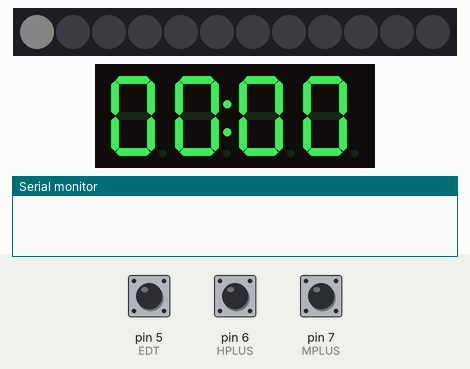
Recording of a sketch running on a simulated Arduino Uno, built with avr-gcc and run on an emulated ATmega328P. On the bench: 12 RGB LEDs in strip order, left to right, 4-digit seven-segment display, the last lines printed to the serial monitor. Inputs (shaded band) come from the test bench; at power-on: pin 5 (EDT) HIGH, pin 7 (MPLUS) HIGH, pin 6 (HPLUS) HIGH. Dim RGB values are drawn brighter than linear.

Above: at 1.7 s.
1.8 s: pin 5 (EDT) pulled LOW for 1.25 s
At 3.0 s:
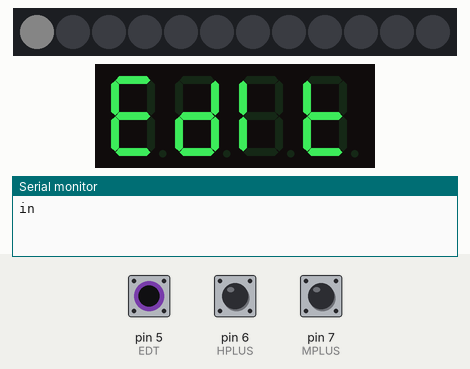
4.5 s: pin 5 (EDT) pulled LOW for 1.25 s
At 4.9 s:
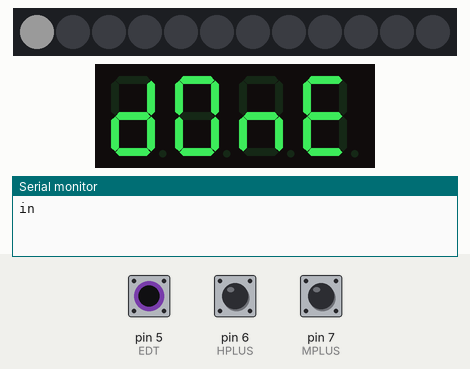
7.2 s: pin 7 (MPLUS) pulled LOW for 1.25 s
At 8.9 s:
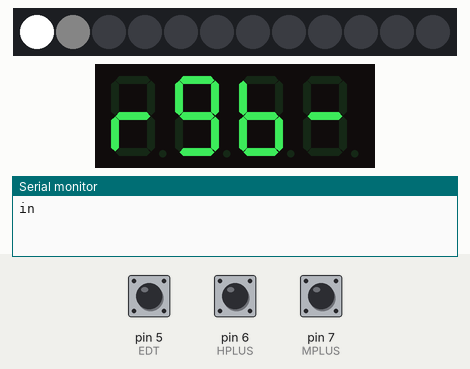
12.5 s: pin 6 (HPLUS) pulled LOW for 1.25 s
At 15.7 s:
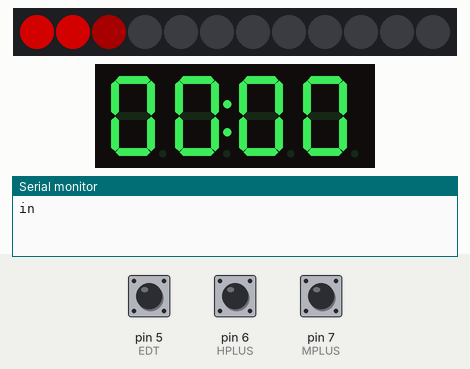
15.8 s: pin 7 (MPLUS) pulled LOW for 3.2 s
At 17.2 s:
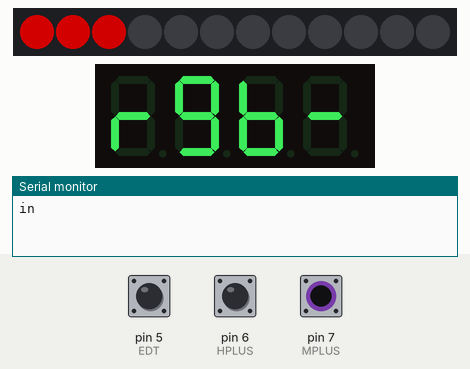
20.9 s: pin 6 (HPLUS) pulled LOW for 1.25 s
At 22.3 s:
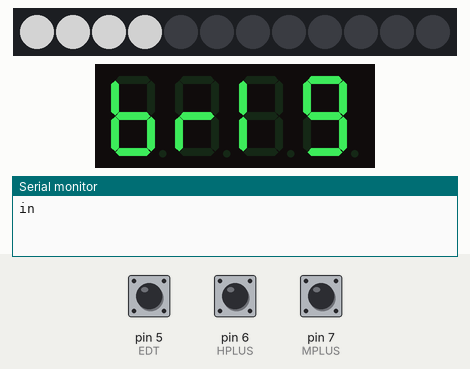
Timing chart, 0 to 23.9 s (numbered marks = the images above; inputs shaded):
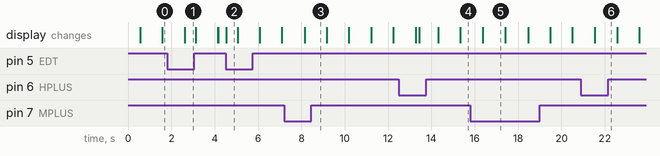

The sketch:

Clock_Default.ino
```cpp
#include <Adafruit_NeoPixel.h>
#include <Arduino.h>
#include <TM1637Display.h>


// Module connection pins (Digital Pins)
#define CLK 2
#define DIO 3
#define NPX 4
#define EDT 5
#define HPLUS 6
#define MPLUS 7

//Number of NeoPixels
#define PXNUM 12

Adafruit_NeoPixel pixels = Adafruit_NeoPixel(PXNUM, NPX, NEO_GRB + NEO_KHZ800);

//Colour On
int pxR = 1;
int pxG = 1;
int pxB = 1;
int rgbCombi = 1;

//Current RGB Brightness
int cR;
int cG;
int cB;
int stripColour;
int maxbrightpx;

//Tm brightness
int tm = 7;

//brightness value
double bright = 1;

TM1637Display display(CLK, DIO);
//int values
int H = 0;
int M = 0;
int S = 0;

//pinvalues
int edit;
int hPlus;
int mPlus;
int editFlag = false;

//display text
const uint8_t disEdit[] = {
  SEG_A | SEG_D | SEG_E | SEG_F | SEG_G,            // E
  SEG_B | SEG_C | SEG_D | SEG_E | SEG_G,            // d
  SEG_E | SEG_F,                                    // i
  SEG_D | SEG_E | SEG_F | SEG_G                     // t
};

const uint8_t disDone[] = {
  SEG_B | SEG_C | SEG_D | SEG_E | SEG_G,           // d
  SEG_A | SEG_B | SEG_C | SEG_D | SEG_E | SEG_F,   // O
  SEG_C | SEG_E | SEG_G,                           // n
  SEG_A | SEG_D | SEG_E | SEG_F | SEG_G            // E
};

const uint8_t tmRGB[] = {
  SEG_E | SEG_G, //R
  SEG_A | SEG_B | SEG_C | SEG_D | SEG_F | SEG_G, //G
  SEG_C | SEG_D | SEG_E | SEG_F | SEG_G, //B
  SEG_G //-
};

const uint8_t brig[] ={
  SEG_C | SEG_D | SEG_E | SEG_F | SEG_G, //B
  SEG_E | SEG_G, //R
  SEG_E | SEG_F,                                    // i
  SEG_A | SEG_B | SEG_C | SEG_D | SEG_F | SEG_G //G
};


void setup()
{

  //NeoPixel
  pixels.begin();

  //TM1637
  display.setBrightness(7);
  display.showNumberDecEx(8888, 0b01000000, true, 4, 0);
  delay(500);
  display.clear();

  //PushButton
  pinMode(EDT, INPUT_PULLUP);
  pinMode(HPLUS, INPUT_PULLUP);
  pinMode(MPLUS, INPUT_PULLUP);

  //Serial for testing
    Serial.begin(9600);
}

void loop()
{
  //Till next second
  int nextSec = 1000;


  //Change Time
  edit = digitalRead(EDT);
  if(edit == 0){
    Serial.print("in");
    editFlag = true;
    display.setSegments(disEdit,4,0);
    delay(500);
  }

  while(editFlag == true and edit == 1){
    display.clear();
    delay(5);
    showTime();
    delay(145);

    hPlus = digitalRead(HPLUS);
    mPlus = digitalRead(MPLUS);

    //h++
    if (hPlus == 0){
      if (H == 23){
        H = 0;
      } else {
        H++;
      }
      showTime();
    }

    //m++
    if (mPlus == 0){
      if (M == 59){
        M = 0;
      } else {
        M++;
      }
      showTime();
    }

    edit = digitalRead(EDT);
    if (edit == 0){
      editFlag = false;
      display.setSegments(disDone,4,0);
      delay(500);
    }
  }


  //Run Clock Display and Pixels
  //Set NeoPixel
  showPx();

  //Set TM1637
  showTime();

  //adjust brightness (HPLUS)
  hPlus = digitalRead(HPLUS);
    if (hPlus == 0){
    display.setSegments(brig,4,0);
    delay(150);
    nextSec -=150;
      if(bright == 1){
        bright = 0.5;
        showPx();
      } else {
        bright = 1;
      }
    }

   //adjst Colour
   mPlus = digitalRead(MPLUS);
   if (mPlus == 0){
    if (rgbCombi == 4){
      rgbCombi = 1;
    } else {
      rgbCombi++;
    }
    display.setSegments(tmRGB,4,0);
    delay(150);
    nextSec -=150;
    switch(rgbCombi){
      case 1:
        pxR = 1;
        pxG = 1;
        pxB = 1;
        break;
      case 2:
        pxR = 1;
        pxG = 0;
        pxB = 0;
        break;
      case 3:
        pxR = 0;
        pxG = 1;
        pxB = 0;
        break;
      case 4:
        pxR = 0;
        pxG = 0;
        pxB = 1;
        break;
    }
   }


  //Time++
  delay(nextSec);
  S++;

  if (S == 60){
    S = 0;
    M ++;
    if (M == 60) {
      M = 0;
      H ++;
      if (H == 24){
        H = 0;
      }
    }
  }
}

//Function to display itme on TM1637
void showTime() {
  int displayTime = H*100 + M;
  display.showNumberDecEx(displayTime, 0b01000000, true, 4, 0);
}

//Fnc to display pixels
void showPx() {

  maxbrightpx = floor(S/5);
  if(maxbrightpx != 0){
  pixels.fill(pixels.Color(255*pxR*bright,255*pxG*bright,255*pxB*bright), 0, maxbrightpx);
  } else {
    pixels.clear();
  }

  int brightlvl = (S - maxbrightpx*5)+1;
  cR = (pow(3, brightlvl) - 1 )*pxR*bright;
  cG = (pow(3, brightlvl) - 1 )*pxG*bright;
  cB = (pow(3, brightlvl) - 1 )*pxB*bright;

  pixels.setPixelColor(maxbrightpx, cR, cG, cB);
  pixels.show();
}
```

Measured:
- after the input at 1.8 s, the display: changes after 0.81 s (image 1)
- after the input at 4.5 s, the display: changes at once (image 2)
- after the input at 7.2 s, the display: changes after 0.95 s (image 3)
- after the input at 12.5 s, the display: first changes after 0.78 s (image 4 shows a later state)
- after the input at 15.8 s, the display: changes after 0.57 s (image 5)
- after the input at 20.9 s, the display: changes after 0.65 s (image 6)
- what the display in image 2 shows lasts 0.6 s, from 4.5 s to 5.1 s
